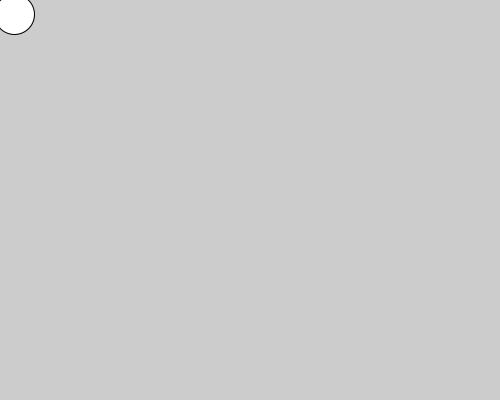
Frame 1 (no input)
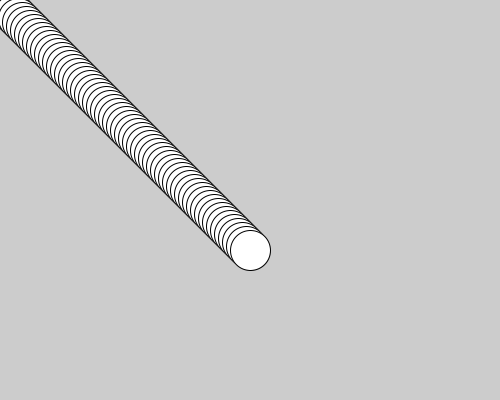
Frame 60 (the mouse pressed at the canvas centre just before this capture)
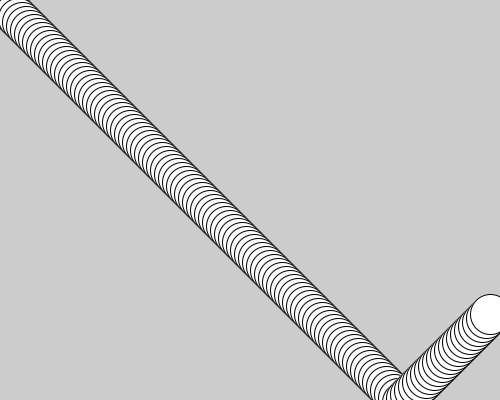
Frame 120 (the mouse held since frame 60 and released just before this capture)

The Processing sketch that drew these frames (run headless with seeded random() and noise(); from frame 60 on, the mouse is pressed at the canvas centre):

// Processing sketch: ellipseMovement
// ── ellipseMovement.pde

int myPosX = 10; 
int myPosY = 10; 
int myMovementX = 4; 
int myMovementY = 4; 

void setup() {
  size(500, 400);
}

void draw() {

  //background(255); 
 
  myPosX = myPosX + myMovementX;
  myPosY = myPosY + myMovementY;

  if (myPosX > width || myPosX < 0) {
    myMovementX = myMovementX * -1;    
  }
   
  // myMovementX = myMovementX + int(random(4)) - 2; 
   

  if (myPosY > height || myPosY < 0) {
    myMovementY = myMovementY * -1;
    
  }

  ellipse(myPosX, myPosY, 40, 40);
}
